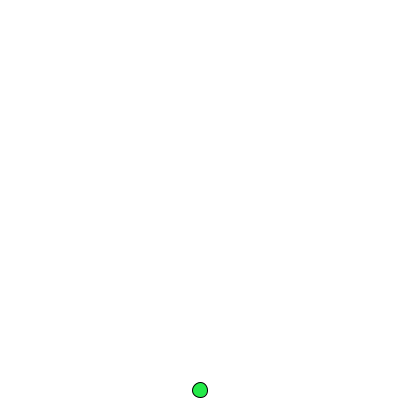
Frame 1 (no input)
Frame 60 (the mouse pressed at the canvas centre just before this capture): identical to frame 1, image omitted
Frame 120 (the mouse held since frame 60 and released just before this capture): identical to frame 1, image omitted

The Processing sketch that drew this single still picture (run headless with seeded random() and noise(); from frame 60 on, the mouse is pressed at the canvas centre):

// Processing sketch: Frogger
// ── Frogger.pde
int X = 200;
int Y = 390;
void setup(){
size(400, 400);
}

void draw(){
background(255, 255, 255);
fill(36, 234, 73);
ellipse(X, Y, 15, 15);
if(X<10){
X = 10;
} else if(X>390){
X = 390; 
} else if(Y<10){
Y = 10;
} else if(Y>390){
Y = 390;
}
}

void keyPressed(){
 if(key == CODED){
            if(keyCode == UP){
              Y -= 10;
            }
            else if(keyCode == DOWN){
              Y += 10;
            }
            else if(keyCode == RIGHT){
              X += 10;
            }
            else if(keyCode == LEFT){
              X -= 10;
            }
      } 
}

class car{
void display(){
  fill(139, 135, 136);
  rect(200, 10, 20, 10);
}
}
